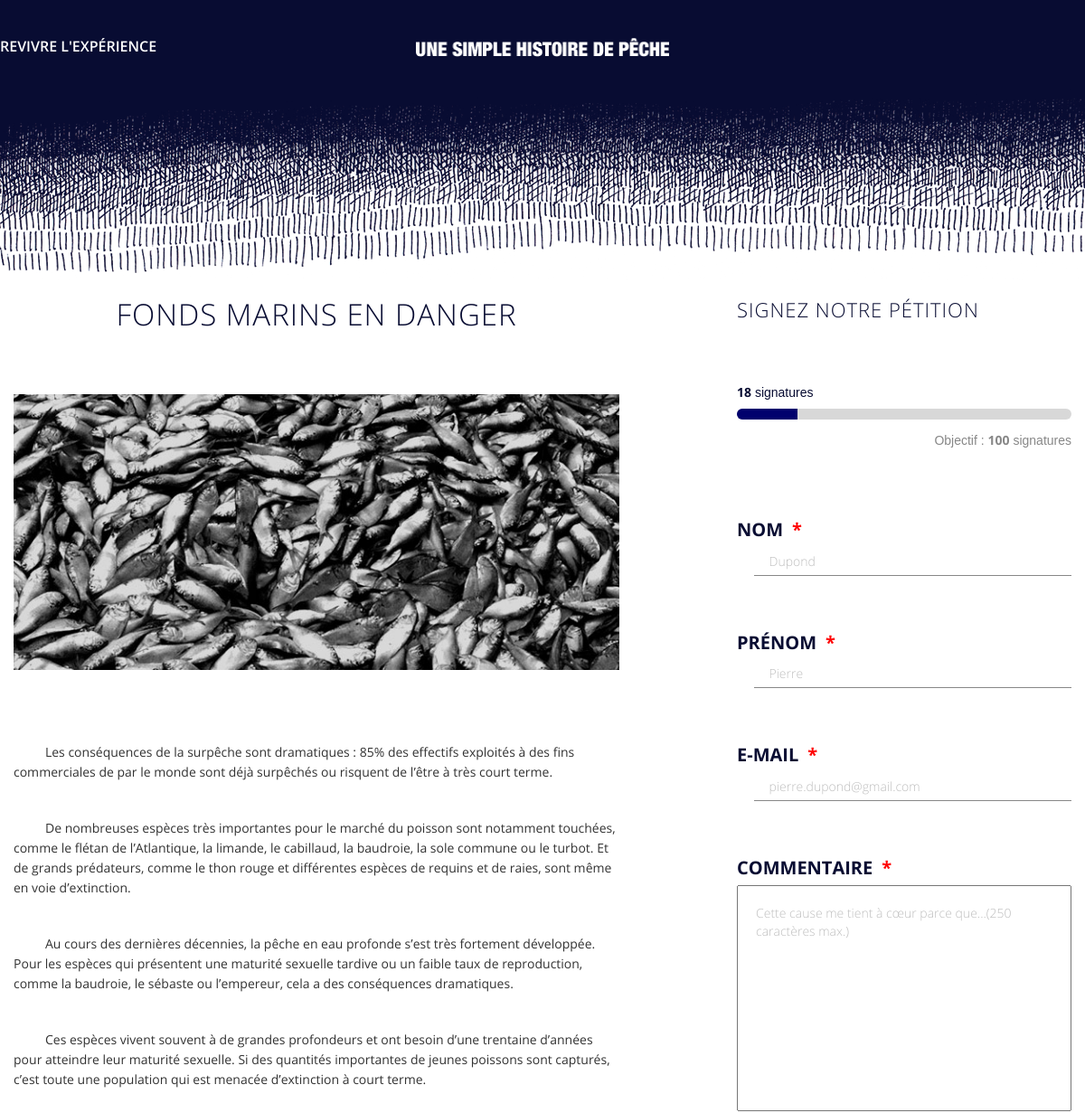
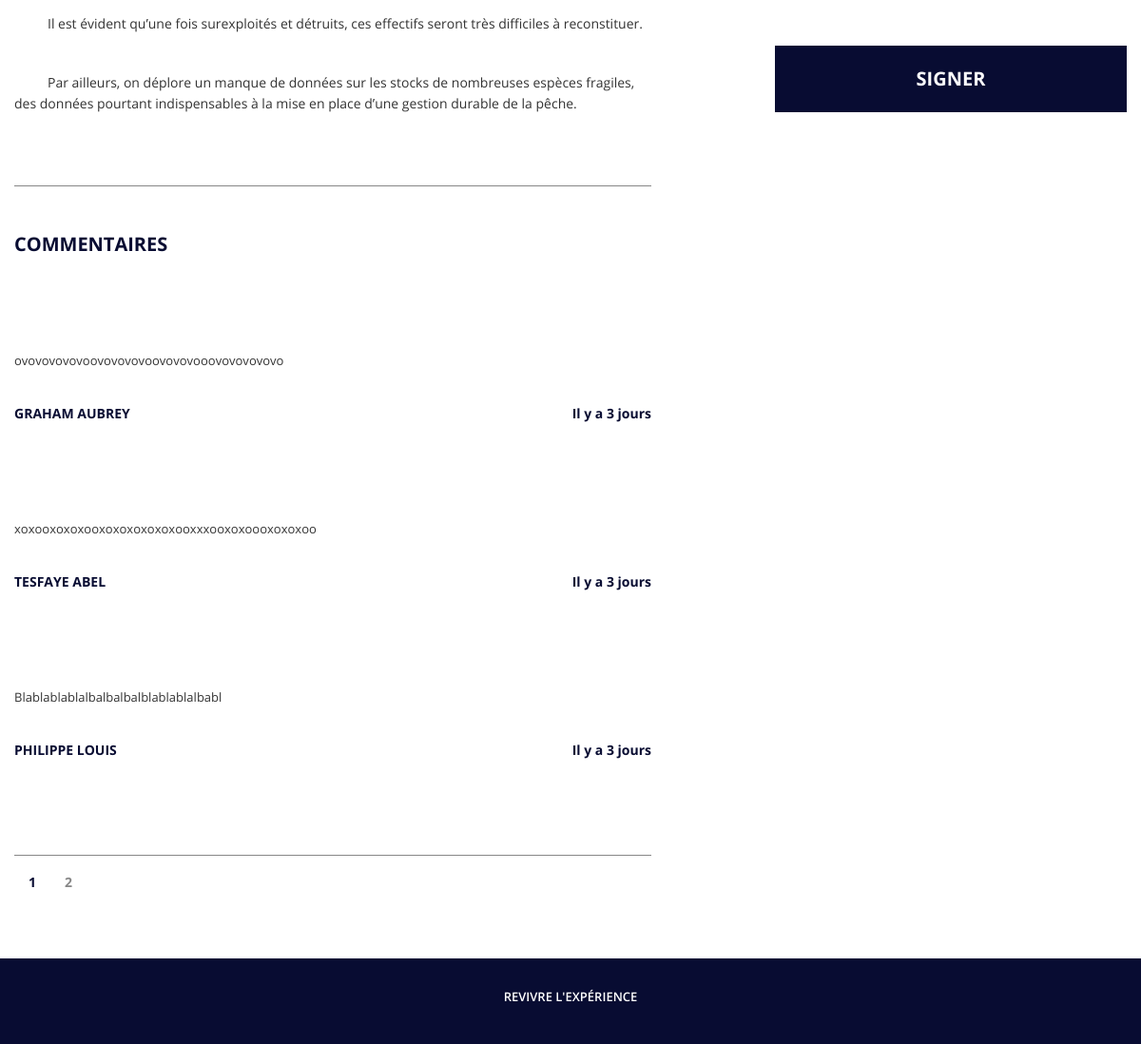
Screenshot of /?a=ajouter with the database file from the repository (2 pictures, top to bottom).
### tables this page shows
CREATE TABLE `signataire` (
  `id` int(11) NOT NULL,
  `nom` varchar(255) NOT NULL,
  `prenom` varchar(255) NOT NULL,
  `commentaire` text NOT NULL,
  `public` int(11) NOT NULL DEFAULT '0',
  `mail` varchar(255) NOT NULL,
  `lien_partage` int(11) NOT NULL DEFAULT '0',
  `nbr_neveu` int(11) NOT NULL DEFAULT '0',
  `parrain` varchar(11) NOT NULL,
  `date` datetime NOT NULL
);

### model/PageRepository.php (called while the page is built, shortened)
<?php
class PageRepository
{
    private $PDO;
    public function __construct(\PDO $PDO)
    {
        $this->PDO = $PDO;
    }
    public function getAllPagination(array $numbers)
    {
        $sql = "SELECT
                    `id`,
                    `nom`,
                    `prenom`,
                    `mail`,
                    `commentaire`,
                    `public`,
                    `lien_partage`,
                    `nbr_neveu`,
                    `parrain`,
                    `date`
                FROM
                    `signataire`
                 WHERE
                  `public` = 1
                ORDER BY
                    `date` DESC
                 LIMIT ".(($numbers[1]-1)*$numbers[0]).",$numbers[0]";
        $stmt = $this->PDO->prepare($sql);
        $stmt->execute();
        return $stmt->fetchAll(\PDO::FETCH_OBJ);
    }
    public function getNbrSignature()
    {
        $sql = "SELECT COUNT(`id`) as count FROM `signataire`";
        $stmt = $this->PDO->prepare($sql);
        $stmt->execute();
        return $stmt->fetch(\PDO::FETCH_OBJ);
    }
    public function getNbrComValid()
    {
        $sql = "SELECT COUNT(`id`) as count FROM `signataire` WHERE `public` = 1";
        $stmt = $this->PDO->prepare($sql);
        $stmt->execute();
        return $stmt->fetch(\PDO::FETCH_OBJ);
    }
}

### view/form.php (the view, shortened to what this page needs)
<!DOCTYPE html>
<html lang="fr">
<head>
    <link rel="stylesheet" href="./assets/css/normalize.css">
    <link rel="stylesheet" href="./assets/css/fonts.css">
    <link rel="stylesheet" href="./assets/bootstrap/css/bootstrap.min.css">
    <link rel="stylesheet" href="./assets/css/style.css">
    <link rel="stylesheet" media="screen and (min-width: 1300px)" href="./assets/css/1300min.css">
    <link rel="stylesheet" media="screen and (max-width: 769px)" href="./assets/css/769max.css">
</head>
<body>
<header id="header-pages">
    <div class="wrapper">
        <a class="hidden-xs" id="petition-revivre" href="?a=home">Revivre l'expérience</a>
        <a id="logo-petition" href="#"><img src="./assets/img/logo-alter.png" alt="Une simple histoire de pêche"></a>
    </div>
</header>
<div class="wrapper">
    <section id="section-gauche" class="col-sm-7">
        <div id="description">
            <h1>Fonds marins en danger</h1>
            <img src="./assets/img/poissons.jpg" alt="Poissons">
            <p>Les conséquences de la surpêche sont dramatiques : 85% des effectifs exploités à des fins commerciales de par le monde sont déjà surpêchés ou risquent de l’être à très court terme.</p>
            <p>De nombreuses espèces très importantes pour le marché du poisson sont notamment touchées, comme le flétan de l’Atlantique, la limande, le cabillaud, la baudroie, la sole commune ou le turbot. Et de grands prédateurs, comme le thon rouge et différentes espèces de requins et de raies, sont même en voie d’extinction.</p>
            <p>Au cours des dernières décennies, la pêche en eau profonde s’est très fortement développée. Pour les espèces qui présentent une maturité sexuelle tardive ou un faible taux de reproduction, comme la baudroie, le sébaste ou l’empereur, cela a des conséquences dramatiques.</p>
            <p>Ces espèces vivent souvent à de grandes profondeurs et ont besoin d’une trentaine d’années pour atteindre leur maturité sexuelle. Si des quantités importantes de jeunes poissons sont capturés, c’est toute une population qui est menacée d’extinction à court terme.</p>
            <p>Il est évident qu’une fois surexploités et détruits, ces effectifs seront très difficiles à reconstituer.</p>
            <p>Par ailleurs, on déplore un manque de données sur les stocks de nombreuses espèces fragiles, des données pourtant indispensables à la mise en place d’une gestion durable de la pêche.</p>
        </div>
        <div id="commentaires">
            <h2>Commentaires</h2>
            <?php foreach($data as $page):?>
            <div class="bloc-commentaire">
                <p class="commentaire"><?=$page->commentaire?></p>
                <p class="nom"><?=$page->prenom?> <?=$page->nom?></p>
                <?php
                $aujourdhui = new DateTime();
                $lancement  = new DateTime($page->date);
                if($aujourdhui->diff($lancement)->format('%d') == '0')
                {
                    ?><p class="date">Aujourd'hui</p><?php
                }
                else
                {
                ?>
                <p class="date"><?=$aujourdhui->diff($lancement)->format('Il y a %d jours');?></p>
                <?php
                }
                ?>
            </div>
            <?php endforeach;?>
            <div id="pagination">
                <ul>
                    <?php
                    for ($i=1; $i <=$nbPage ; $i++) {
                        if ($i ==$cPage) {
                            echo "<li class='active'><a href='#'>$i</a></li> ";
                        }
                        else{
                            echo "<li><a href=\"index.php?a=ajouter&page=$i\">$i </a></li>";
                        }
                    }
                    ?>
                </ul>
            </div>
        </div>
    </section>
    <section id="section-droite" class="col-sm-offset-1 col-sm-4">
        <h2>Signez notre pétition</h2>
        <p id="signatures"><span><?=$dataSignataire->count?></span> signatures</p>
        <progress value="<?=$dataSignataire->count?>" max="100"></progress>
        <p id="objectif">Objectif : <span>100</span> signatures</p>
        <form action="?a=ajouter&id=<?=$_GET['id']?>" method="post" onsubmit="return verifierFormulaire();" name="inscription">
            <label for="nom">Nom</label>
            <input id="nom" name="nom" type="text" placeholder="Dupond">
            <label for="prenom">Prénom</label>
            <input id="prenom" name="prenom" type="text" placeholder="Pierre">
            <label id="label-email" for="mail">E-mail</label>
            <input id="email" name="mail" type="text" placeholder="pierre.dupond@gmail.com">
            <label for="commentaire-texte">Commentaire</label>
            <textarea id="commentaire-texte" name="commentaire" cols="30" rows="10" placeholder="Cette cause me tient à cœur parce que...(250 caractères max.)"></textarea>
            <input type="submit" value ="Signer">
        </form>
    </section>
</div>
<footer id="footer-pages">
    <a href="?a=home">Revivre l'expérience</a>
</footer>
</body>
</html>

### index.php (shortened to what this page needs)
<?php
require_once "init.php";
$page = new \Controller\PageController($pdo);
$action = '';
if (isset($_GET['a'])) {
    $action = $_GET['a'];
}
switch($action){
    case 'ajouter':
        $page->form();
        break;
}

### controller/PageController.php (shortened to what this page needs)
<?php
class PageController
{
    public function __construct(\PDO $PDO)
    {
        $this->repository = new PageRepository($PDO);
    }
    public function form()
    {
        if(count($_POST) === 0)
        {
            $dataSignataire = $this->repository->getNbrSignature();
            $dataComValid = $this->repository->getNbrComValid();
            $nbArt = $dataComValid->count;
            $perPage = 3;
            $nbPage = ceil($nbArt/$perPage);
            if(isset($_GET['page']) && $_GET['page']>0 && $_GET['page']<=$nbPage){
                $cPage= $_GET['page'];
            }
            else{
                $cPage=1;
            }
            $numbers = array ($perPage, $cPage);
            $data = $this->repository->getAllPagination($numbers);
            include "view/form.php";
        }
        else
        {
            $dataa = $_POST;
            $data = $this->repository->insert($dataa);
            $message = "Merci pour votre participation!";
            mail( $dataa['mail'] , 'Votre signature à bien été comptabilisé.', $message);
        }
    }
}

### assets/css/style.css (style rules this page uses)
body { font-family: "OpenSans", sans-serif; width: 100%; overflow-x: hidden; overflow: -moz-scrollbars-none; -ms-overflow-style: none; }
footer { height: 90px; background: #080c32; text-align: center; box-sizing: border-box; padding: 30px; }
footer a { color: #fff; text-transform: uppercase; font-family: "OpenSans-Semibold", sans-serif; font-size: 13px; }
footer a:hover, footer a:active, footer a:link, footer a:visited, { color: #fff; }
.wrapper { max-width: 1200px; margin: auto; }
#header-pages { background: url('../img/fond.png') no-repeat #080c32; background-position: bottom -2px center; height: 310px; padding-top: 40px; }
#header-pages a { color: #fff; text-transform: uppercase; font-size: 16px; font-family: "OpenSans-Semibold", sans-serif; }
#petition-revivre { position: absolute; top: 40px; }
#logo-petition { width: 280px; margin: auto; display: block; }
#logo-petition img { width: 100%; }
#section-gauche h1, #section-droite h2 { text-align: center; color: #080c32; font-family: "OpenSans-Light", sans-serif; font-size: 33px; letter-spacing: 1px; text-transform: uppercase; margin-bottom: 70px; }
#section-droite h2 { font-size: 22px; text-align: left; }
#description { padding-bottom: 35px; border-bottom: 1px solid #878787; }
#description img { width: 100%; margin-bottom: 80px; }
#description p { text-indent: 35px; line-height: 22px; margin-bottom: 40px; }
#commentaires h2 { margin: 50px 0 100px 0; text-transform: uppercase; color: #080c32; font-size: 20px; font-family: "OpenSans-Bold", sans-serif; }
.commentaire { font-size: 13px; line-height: 22px; margin-bottom: 35px; }
.nom { width: 50%; float: left; font-size: 14px; color: #080c32; font-family: "OpenSans-Bold", sans-serif; text-transform: uppercase; }
.date { width: 50%; float: right; text-align: right; font-size: 14px; color: #080c32; font-family: "OpenSans-Bold", sans-serif; }
.bloc-commentaire { margin-bottom: 90px; }
#pagination { height: 50px; border-top: 1px solid #878787; }
#pagination ul { height: 100%; padding: 0; }
#pagination li { margin: 18px 15px 70px; font-family: "OpenSans-Bold", sans-serif; float: left; list-style: none; }
#pagination a, #pagination a:hover { color: #878787; text-decoration: none; }
#pagination .active a { color: #080c32; }
#signatures { color: #080c32; margin-bottom: 5px; font-family: "OpenSans-Semiold", sans-serif; }
#signatures span { font-family: "OpenSans-Bold", sans-serif; }
#objectif { color: #878787; text-align: right; margin-top: 8px; font-family: "OpenSans-Semiold", sans-serif; margin-bottom: 75px; }
#objectif span { font-family: "OpenSans-Bold", sans-serif; }
#section-droite label { display: block; font-family: "OpenSans-Bold", sans-serif; color: #080c32; text-transform: uppercase; font-size: 20px; }
#section-droite label::after { content: '*'; color: red; font-family: "OpenSans-Bold", sans-serif; margin-left: 10px; font-size: 20px; }
#section-droite input[type='text'] { margin-left: 5%; width: 95%; border: none; border-bottom: 1px solid #878787; padding: 5px 17px; margin-bottom: 60px; }
#section-droite textarea { width: 100%; height: 250px; padding: 20px; box-sizing: border-box; resize: none; }
#section-droite input[type='submit'] { margin: 45px 0 15px 0; width: 100%; background: #080c32; color: #fff; height: 70px; text-transform: uppercase; font-family: 'OpenSans-Bold', sans-serif; font-size: 20px; border: none; -webkit-transition: 0.2s; transition: 0.2s; }
#footer-pages { clear: both; }
progress { border-radius: 10px; height: 30%; width: 100%; }

### assets/css/769max.css (style rules this page uses)
body { width: 100%; overflow-x: hidden; }
#logo-petition { width: 200px; }
#header-pages { background: #080c32; height: 50px; padding-top: 12px; margin-bottom: 60px; }
#description { margin-bottom: 40px; }
#section-gauche h1, #section-gauche h2, #section-droite h2 { font-size: 21px; margin-bottom: 40px; }
#commentaires h2 { text-align: center; }
.commentaire { font-size: 12px; margin-bottom: 20px; }
.bloc-commentaire { margin-bottom: 45px; }
.nom, .date, #section-droite label { font-size: 14px; }
#pagination li { margin: 15px 14px 35px; }
#section-droite textarea { height: 145px; }
#section-droite input[type='submit'] { height: 45px; font-size: 13px; }

### rows the page displays
signataire: commentaire "ovovovovovoovovovovoovovovooovovovovovo", prenom "GRAHAM", nom "AUBREY", date "Il y a 3 jours"
signataire: commentaire "xoxooxoxoxooxoxoxoxoxoxooxxxooxoxoooxoxoxoo", prenom "TESFAYE", nom "ABEL", date "Il y a 3 jours"
signataire: commentaire "Blablablablalbalbalbalblablablalbabl", prenom "PHILIPPE", nom "LOUIS", date "Il y a 3 jours"

### other values shown
$dataSignataire->count "18"
